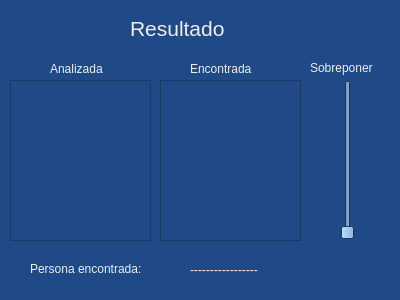
<?xml version="1.0" encoding="UTF-8"?>
<ui version="4.0">
 <class>Dialog3</class>
 <widget class="QDialog" name="Dialog3">
  <property name="geometry">
   <rect>
    <x>0</x>
    <y>0</y>
    <width>400</width>
    <height>300</height>
   </rect>
  </property>
  <property name="palette">
   <palette>
    <active>
     <colorrole role="WindowText">
      <brush brushstyle="SolidPattern">
       <color alpha="255">
        <red>238</red>
        <green>238</green>
        <blue>236</blue>
       </color>
      </brush>
     </colorrole>
     <colorrole role="Button">
      <brush brushstyle="SolidPattern">
       <color alpha="255">
        <red>114</red>
        <green>159</green>
        <blue>207</blue>
       </color>
      </brush>
     </colorrole>
     <colorrole role="Light">
      <brush brushstyle="SolidPattern">
       <color alpha="255">
        <red>48</red>
        <green>111</green>
        <blue>203</blue>
       </color>
      </brush>
     </colorrole>
     <colorrole role="Midlight">
      <brush brushstyle="SolidPattern">
       <color alpha="255">
        <red>40</red>
        <green>92</green>
        <blue>169</blue>
       </color>
      </brush>
     </colorrole>
     <colorrole role="Dark">
      <brush brushstyle="SolidPattern">
       <color alpha="255">
        <red>16</red>
        <green>37</green>
        <blue>67</blue>
       </color>
      </brush>
     </colorrole>
     <colorrole role="Mid">
      <brush brushstyle="SolidPattern">
       <color alpha="255">
        <red>21</red>
        <green>49</green>
        <blue>90</blue>
       </color>
      </brush>
     </colorrole>
     <colorrole role="Text">
      <brush brushstyle="SolidPattern">
       <color alpha="255">
        <red>0</red>
        <green>0</green>
        <blue>0</blue>
       </color>
      </brush>
     </colorrole>
     <colorrole role="BrightText">
      <brush brushstyle="SolidPattern">
       <color alpha="255">
        <red>255</red>
        <green>255</green>
        <blue>255</blue>
       </color>
      </brush>
     </colorrole>
     <colorrole role="ButtonText">
      <brush brushstyle="SolidPattern">
       <color alpha="255">
        <red>0</red>
        <green>0</green>
        <blue>0</blue>
       </color>
      </brush>
     </colorrole>
     <colorrole role="Base">
      <brush brushstyle="SolidPattern">
       <color alpha="255">
        <red>255</red>
        <green>255</green>
        <blue>255</blue>
       </color>
      </brush>
     </colorrole>
     <colorrole role="Window">
      <brush brushstyle="SolidPattern">
       <color alpha="255">
        <red>32</red>
        <green>74</green>
        <blue>135</blue>
       </color>
      </brush>
     </colorrole>
     <colorrole role="Shadow">
      <brush brushstyle="SolidPattern">
       <color alpha="255">
        <red>0</red>
        <green>0</green>
        <blue>0</blue>
       </color>
      </brush>
     </colorrole>
     <colorrole role="AlternateBase">
      <brush brushstyle="SolidPattern">
       <color alpha="255">
        <red>143</red>
        <green>164</green>
        <blue>195</blue>
       </color>
      </brush>
     </colorrole>
     <colorrole role="ToolTipBase">
      <brush brushstyle="SolidPattern">
       <color alpha="255">
        <red>255</red>
        <green>255</green>
        <blue>220</blue>
       </color>
      </brush>
     </colorrole>
     <colorrole role="ToolTipText">
      <brush brushstyle="SolidPattern">
       <color alpha="255">
        <red>0</red>
        <green>0</green>
        <blue>0</blue>
       </color>
      </brush>
     </colorrole>
    </active>
    <inactive>
     <colorrole role="WindowText">
      <brush brushstyle="SolidPattern">
       <color alpha="255">
        <red>238</red>
        <green>238</green>
        <blue>236</blue>
       </color>
      </brush>
     </colorrole>
     <colorrole role="Button">
      <brush brushstyle="SolidPattern">
       <color alpha="255">
        <red>114</red>
        <green>159</green>
        <blue>207</blue>
       </color>
      </brush>
     </colorrole>
     <colorrole role="Light">
      <brush brushstyle="SolidPattern">
       <color alpha="255">
        <red>48</red>
        <green>111</green>
        <blue>203</blue>
       </color>
      </brush>
     </colorrole>
     <colorrole role="Midlight">
      <brush brushstyle="SolidPattern">
       <color alpha="255">
        <red>40</red>
        <green>92</green>
        <blue>169</blue>
       </color>
      </brush>
     </colorrole>
     <colorrole role="Dark">
      <brush brushstyle="SolidPattern">
       <color alpha="255">
        <red>16</red>
        <green>37</green>
        <blue>67</blue>
       </color>
      </brush>
     </colorrole>
     <colorrole role="Mid">
      <brush brushstyle="SolidPattern">
       <color alpha="255">
        <red>21</red>
        <green>49</green>
        <blue>90</blue>
       </color>
      </brush>
     </colorrole>
     <colorrole role="Text">
      <brush brushstyle="SolidPattern">
       <color alpha="255">
        <red>0</red>
        <green>0</green>
        <blue>0</blue>
       </color>
      </brush>
     </colorrole>
     <colorrole role="BrightText">
      <brush brushstyle="SolidPattern">
       <color alpha="255">
        <red>255</red>
        <green>255</green>
        <blue>255</blue>
       </color>
      </brush>
     </colorrole>
     <colorrole role="ButtonText">
      <brush brushstyle="SolidPattern">
       <color alpha="255">
        <red>0</red>
        <green>0</green>
        <blue>0</blue>
       </color>
      </brush>
     </colorrole>
     <colorrole role="Base">
      <brush brushstyle="SolidPattern">
       <color alpha="255">
        <red>255</red>
        <green>255</green>
        <blue>255</blue>
       </color>
      </brush>
     </colorrole>
     <colorrole role="Window">
      <brush brushstyle="SolidPattern">
       <color alpha="255">
        <red>32</red>
        <green>74</green>
        <blue>135</blue>
       </color>
      </brush>
     </colorrole>
     <colorrole role="Shadow">
      <brush brushstyle="SolidPattern">
       <color alpha="255">
        <red>0</red>
        <green>0</green>
        <blue>0</blue>
       </color>
      </brush>
     </colorrole>
     <colorrole role="AlternateBase">
      <brush brushstyle="SolidPattern">
       <color alpha="255">
        <red>143</red>
        <green>164</green>
        <blue>195</blue>
       </color>
      </brush>
     </colorrole>
     <colorrole role="ToolTipBase">
      <brush brushstyle="SolidPattern">
       <color alpha="255">
        <red>255</red>
        <green>255</green>
        <blue>220</blue>
       </color>
      </brush>
     </colorrole>
     <colorrole role="ToolTipText">
      <brush brushstyle="SolidPattern">
       <color alpha="255">
        <red>0</red>
        <green>0</green>
        <blue>0</blue>
       </color>
      </brush>
     </colorrole>
    </inactive>
    <disabled>
     <colorrole role="WindowText">
      <brush brushstyle="SolidPattern">
       <color alpha="255">
        <red>16</red>
        <green>37</green>
        <blue>67</blue>
       </color>
      </brush>
     </colorrole>
     <colorrole role="Button">
      <brush brushstyle="SolidPattern">
       <color alpha="255">
        <red>114</red>
        <green>159</green>
        <blue>207</blue>
       </color>
      </brush>
     </colorrole>
     <colorrole role="Light">
      <brush brushstyle="SolidPattern">
       <color alpha="255">
        <red>48</red>
        <green>111</green>
        <blue>203</blue>
       </color>
      </brush>
     </colorrole>
     <colorrole role="Midlight">
      <brush brushstyle="SolidPattern">
       <color alpha="255">
        <red>40</red>
        <green>92</green>
        <blue>169</blue>
       </color>
      </brush>
     </colorrole>
     <colorrole role="Dark">
      <brush brushstyle="SolidPattern">
       <color alpha="255">
        <red>16</red>
        <green>37</green>
        <blue>67</blue>
       </color>
      </brush>
     </colorrole>
     <colorrole role="Mid">
      <brush brushstyle="SolidPattern">
       <color alpha="255">
        <red>21</red>
        <green>49</green>
        <blue>90</blue>
       </color>
      </brush>
     </colorrole>
     <colorrole role="Text">
      <brush brushstyle="SolidPattern">
       <color alpha="255">
        <red>16</red>
        <green>37</green>
        <blue>67</blue>
       </color>
      </brush>
     </colorrole>
     <colorrole role="BrightText">
      <brush brushstyle="SolidPattern">
       <color alpha="255">
        <red>255</red>
        <green>255</green>
        <blue>255</blue>
       </color>
      </brush>
     </colorrole>
     <colorrole role="ButtonText">
      <brush brushstyle="SolidPattern">
       <color alpha="255">
        <red>16</red>
        <green>37</green>
        <blue>67</blue>
       </color>
      </brush>
     </colorrole>
     <colorrole role="Base">
      <brush brushstyle="SolidPattern">
       <color alpha="255">
        <red>32</red>
        <green>74</green>
        <blue>135</blue>
       </color>
      </brush>
     </colorrole>
     <colorrole role="Window">
      <brush brushstyle="SolidPattern">
       <color alpha="255">
        <red>32</red>
        <green>74</green>
        <blue>135</blue>
       </color>
      </brush>
     </colorrole>
     <colorrole role="Shadow">
      <brush brushstyle="SolidPattern">
       <color alpha="255">
        <red>0</red>
        <green>0</green>
        <blue>0</blue>
       </color>
      </brush>
     </colorrole>
     <colorrole role="AlternateBase">
      <brush brushstyle="SolidPattern">
       <color alpha="255">
        <red>32</red>
        <green>74</green>
        <blue>135</blue>
       </color>
      </brush>
     </colorrole>
     <colorrole role="ToolTipBase">
      <brush brushstyle="SolidPattern">
       <color alpha="255">
        <red>255</red>
        <green>255</green>
        <blue>220</blue>
       </color>
      </brush>
     </colorrole>
     <colorrole role="ToolTipText">
      <brush brushstyle="SolidPattern">
       <color alpha="255">
        <red>0</red>
        <green>0</green>
        <blue>0</blue>
       </color>
      </brush>
     </colorrole>
    </disabled>
   </palette>
  </property>
  <property name="windowTitle">
   <string>Dialog</string>
  </property>
  <widget class="QScrollArea" name="scrollArea">
   <property name="geometry">
    <rect>
     <x>10</x>
     <y>80</y>
     <width>141</width>
     <height>161</height>
    </rect>
   </property>
   <property name="widgetResizable">
    <bool>true</bool>
   </property>
   <widget class="QWidget" name="scrollAreaWidgetContents">
    <property name="geometry">
     <rect>
      <x>0</x>
      <y>0</y>
      <width>139</width>
      <height>159</height>
     </rect>
    </property>
   </widget>
  </widget>
  <widget class="QScrollArea" name="scrollArea_2">
   <property name="geometry">
    <rect>
     <x>160</x>
     <y>80</y>
     <width>141</width>
     <height>161</height>
    </rect>
   </property>
   <property name="widgetResizable">
    <bool>true</bool>
   </property>
   <widget class="QWidget" name="scrollAreaWidgetContents_2">
    <property name="geometry">
     <rect>
      <x>0</x>
      <y>0</y>
      <width>139</width>
      <height>159</height>
     </rect>
    </property>
   </widget>
  </widget>
  <widget class="QSlider" name="verticalSlider">
   <property name="geometry">
    <rect>
     <x>340</x>
     <y>80</y>
     <width>16</width>
     <height>160</height>
    </rect>
   </property>
   <property name="orientation">
    <enum>Qt::Vertical</enum>
   </property>
  </widget>
  <widget class="QLabel" name="label">
   <property name="geometry">
    <rect>
     <x>130</x>
     <y>20</y>
     <width>141</width>
     <height>17</height>
    </rect>
   </property>
   <property name="font">
    <font>
     <pointsize>16</pointsize>
    </font>
   </property>
   <property name="text">
    <string>Resultado</string>
   </property>
  </widget>
  <widget class="QLabel" name="label_2">
   <property name="geometry">
    <rect>
     <x>30</x>
     <y>260</y>
     <width>141</width>
     <height>17</height>
    </rect>
   </property>
   <property name="text">
    <string>Persona encontrada:</string>
   </property>
  </widget>
  <widget class="QLabel" name="label_3">
   <property name="geometry">
    <rect>
     <x>190</x>
     <y>260</y>
     <width>141</width>
     <height>20</height>
    </rect>
   </property>
   <property name="text">
    <string>-----------------</string>
   </property>
  </widget>
  <widget class="QLabel" name="label_4">
   <property name="geometry">
    <rect>
     <x>310</x>
     <y>60</y>
     <width>81</width>
     <height>16</height>
    </rect>
   </property>
   <property name="text">
    <string>Sobreponer</string>
   </property>
   <property name="textFormat">
    <enum>Qt::AutoText</enum>
   </property>
  </widget>
  <widget class="QLabel" name="label_5">
   <property name="geometry">
    <rect>
     <x>50</x>
     <y>60</y>
     <width>67</width>
     <height>17</height>
    </rect>
   </property>
   <property name="text">
    <string>Analizada</string>
   </property>
  </widget>
  <widget class="QLabel" name="label_6">
   <property name="geometry">
    <rect>
     <x>190</x>
     <y>60</y>
     <width>81</width>
     <height>17</height>
    </rect>
   </property>
   <property name="text">
    <string>Encontrada</string>
   </property>
  </widget>
 </widget>
 <resources/>
 <connections/>
</ui>
